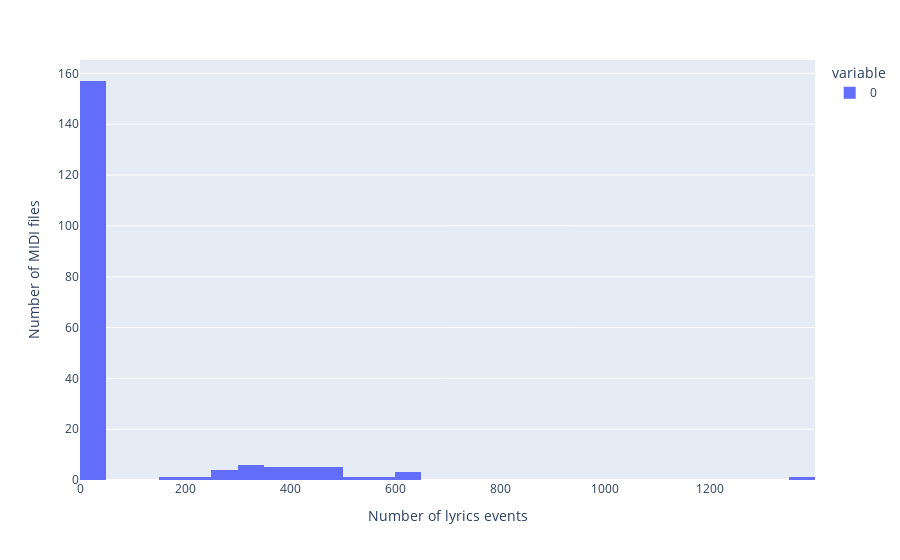

Notebook source saved alongside this figure:
### Markdown cell above
## Lyrics

MIDI files can also optionally include timestamped lyrics events. This in particular facilitates their use for karaoke. In our collection, we found 23,801 MIDI files (about 13.3%) which had at least one lyrics meta-event. Lyrics are often transcribed the word, syllable, or character level, as indicated by the distibution of the lengths of their text. The preponderance of length-1 lyrics is also caused by characters (e.g. newlines and spaces) which indicate the end of a phrase.

### Code cell
fig = px.histogram(
    [len(s['lyrics']) for s in statistics],
)
fig.update_yaxes(title='Number of MIDI files')
fig.update_xaxes(title='Number of lyrics events')
fig.show()

### Figure 1 — Plotly figure (JSON) as saved in the notebook; plotly's stock layout.template omitted (floating-point values rounded to 4 significant figures; data arrays with more than 128 entries replaced by an {"elided": "..."} marker saying what was removed)
{"data": [{"alignmentgroup": "True", "bingroup": "x", "hovertemplate": "variable=0<br>value=%{x}<br>count=%{y}<extra></extra>", "legendgroup": "0", "marker": {"color": "#636efa"}, "name": "0", "offsetgroup": "0", "orientation": "v", "showlegend": true, "type": "histogram", "x": {"elided": "190 int values"}, "xaxis": "x", "yaxis": "y"}], "layout": {"barmode": "relative", "legend": {"title": {"text": "variable"}, "tracegroupgap": 0}, "margin": {"t": 60}, "xaxis": {"anchor": "y", "domain": [0.0, 1.0], "title": {"text": "Number of lyrics events"}}, "yaxis": {"anchor": "x", "domain": [0.0, 1.0], "title": {"text": "Number of MIDI files"}}}}
